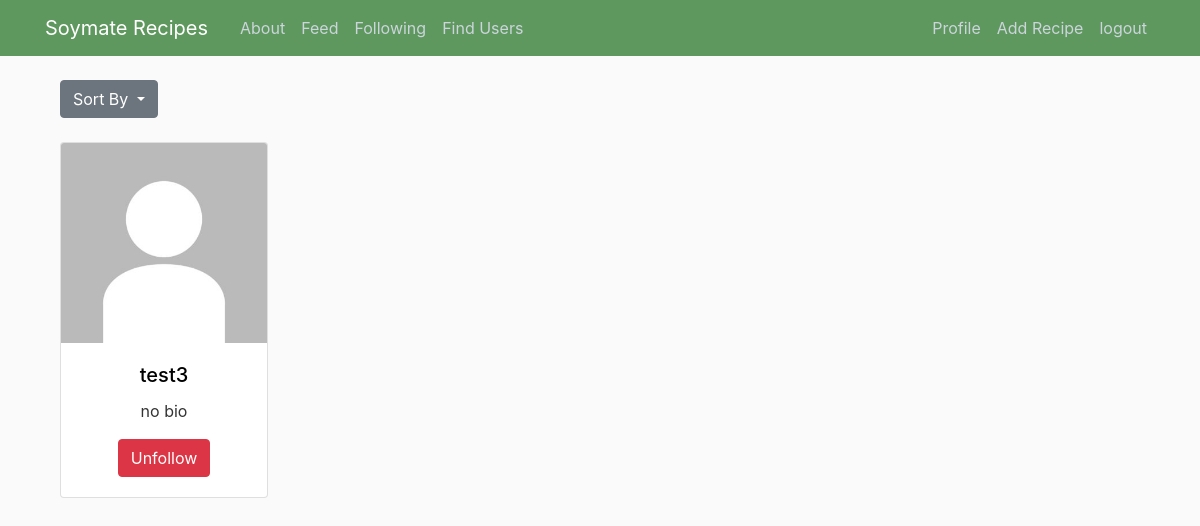
The app's page /following/ (signed in) with its own data.
### users/models.py (models this page shows, shortened)
class Profile(models.Model):
    user = models.OneToOneField(User, on_delete=models.CASCADE)
    image = models.ImageField(default='default.jpg', upload_to='profile_pics')
    bio = models.TextField(max_length=20, default='no bio')
    following = models.ManyToManyField(User, related_name = 'following', blank=True)

### home/views.py (the view)
# urls.py: path('following/', FollowingListView.as_view(), name = 'soymate-following'),
class FollowingListView(LoginRequiredMixin, ListView):
    model = Profile
    template_name = 'home/following.html'
    context_object_name = 'posts'
    paginate_by = 8
    def get_queryset(self):
        my_profile = Profile.objects.get(user=self.request.user)
        followers = my_profile.following.all()
        order = self.request.GET.get('orderby', '-user')
        new_context = Profile.objects.all().order_by(order).exclude(user=self.request.user)
        return new_context.filter(user__in=followers)
    def get_context_data(self, **kwargs):
        context = super(FollowingListView, self).get_context_data(**kwargs)
        context['orderby'] = self.request.GET.get('orderby', '-user')
        my_profile = Profile.objects.get(user=self.request.user)
        followers = my_profile.following.all()
        context['followers'] = followers
        return context

### home/templates/home/following.html (shortened to what this page needs)
{% extends "home/base.html" %}
{% load my_tags %}
{%block content%}
<div class="col-md-12">
        <div class = "container">
          <div class="btn-toolbar justify-content-between" role="toolbar" aria-label="Toolbar with button groups">
            <div class="btn-group" role="group" aria-label="First group">
              <a class="btn btn-secondary dropdown-toggle mb-4" href="#" role="button" id="dropdownMenuLink" data-toggle="dropdown" aria-haspopup="true" aria-expanded="false">
                Sort By
              </a>
            </div>
          </div>
          <div class="row">
            {% for person in posts %}
              <div class="col-sm mb-4">
                  <div class="card" style="width: 13rem;">
                      <img class="card-img-top image-thumbail" src= "{{person.image.url}}" height=50px width=10px>
                      <div class="card-body text-center ">
                        <h5 class="card-title"><a href="{% url 'user-posts' person.user %}" style="color:black">{{person.user}} </a></h5>
                        <p class="card-text">{{person.bio}}</p>
                        <form action="{% url 'follow'%}"  method ="post" >
                          {% if person.user in followers %}
                          <button type="submit" class="btn btn-danger">Unfollow</button>
                          {%else %}
                          <button type="submit" class="btn btn-primary">Follow</button>
                          {% endif %}
                        </form>
                  </div>
             </div>
          </div>
          {% empty %}
          <h1>You are following no one</h1>
          {% endfor %}
          </div>
    </div>
{%endblock content %}

### home/static/home/main.css (style rules this page uses)
body { background: #fafafa; color: #333333; margin-top: 5rem; margin-bottom:50px; }
h1, h2, h3, h4, h5, h6 { color: #444444; }
.image-thumbail { height: 200px; object-fit: cover; }

### records on screen
Profile: image (placeholder picture), user "test3", bio "no bio", shows "Unfollow"
